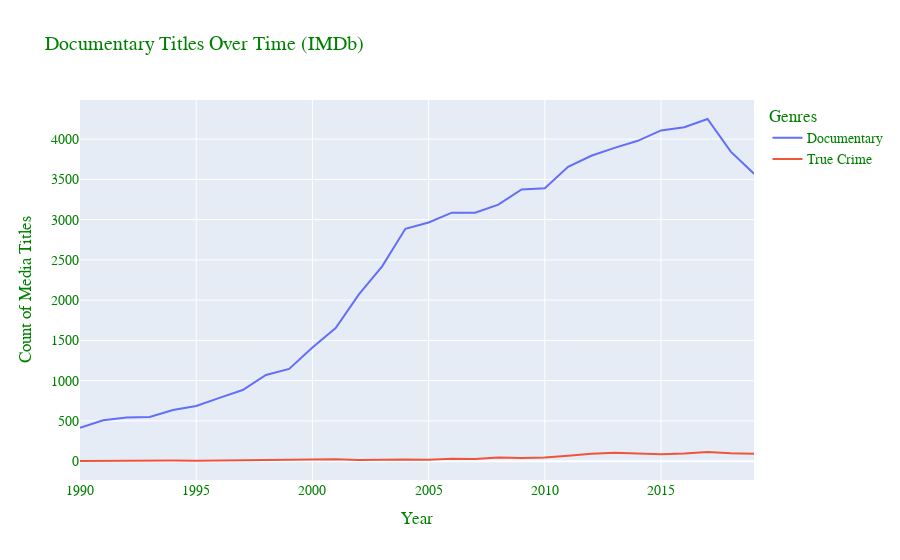

The notebook cell saved with this chart:
### Code cell
def genre_chart(genre):
    '''
    Creates a plotly bar chart for the given genre
    Accepts as it's first argument:
    'Documentary' 'Short' 'Animation' 'Sport' 'Action' 'Comedy' 'Romance'
    'Music' 'Drama' 'Western' 'News' 'History' 'Crime' 'Sci-Fi' 'Family'
    'Fantasy' 'Horror' 'Biography' 'War' 'Adventure' 'Mystery' 'Musical'
    'Adult' 'Thriller' 'Film-Noir' 'Talk-Show' 'Game-Show' 'Reality-TV'
    
    For years between 1990 and 2020
    '''
    fig = go.Figure()
    
    #fig = px.line(x=list(genres_by_year[genre].keys()), y=list(genres_by_year[genre].values()))
    
    fig.add_trace(go.Scatter(x=list(genres_by_year[genre].keys()), y=list(genres_by_year[genre].values()),
                    mode='lines', name=f'{genre}'));
    
    fig.add_trace(go.Scatter(x=list(genres_by_year['True Crime'].keys()), y=list(genres_by_year['True Crime'].values()),
                    mode='lines', name='True Crime'));
    
    fig.update_layout(
        title=f"{genre} Titles Over Time (IMDb)",
        xaxis_title="Year",
        yaxis_title="Count of Media Titles",
        legend_title="Genres",
        font=dict(
            family="Times New Roman",
            size=14,
            color="Green"
        )
    );
    return fig.show()

genre_chart('Documentary')

### Figure 1 — Plotly figure (JSON) as saved in the notebook; plotly's stock layout.template omitted (floating-point values rounded to 4 significant figures)
{"data": [{"mode": "lines", "name": "Documentary", "type": "scatter", "x": [1990, 1991, 1992, 1993, 1994, 1995, 1996, 1997, 1998, 1999, 2000, 2001, 2002, 2003, 2004, 2005, 2006, 2007, 2008, 2009, 2010, 2011, 2012, 2013, 2014, 2015, 2016, 2017, 2018, 2019], "y": [414, 509, 542, 548, 636, 685, 786, 883, 1071, 1146, 1412, 1653, 2072, 2420, 2886, 2965, 3087, 3087, 3187, 3375, 3390, 3656, 3793, 3891, 3979, 4108, 4147, 4250, 3845, 3570]}, {"mode": "lines", "name": "True Crime", "type": "scatter", "x": [1990, 1991, 1992, 1993, 1994, 1995, 1996, 1997, 1998, 1999, 2000, 2001, 2002, 2003, 2004, 2005, 2006, 2007, 2008, 2009, 2010, 2011, 2012, 2013, 2014, 2015, 2016, 2017, 2018, 2019], "y": [2, 5, 11, 6, 8, 6, 9, 6, 12, 13, 21, 23, 15, 22, 20, 16, 31, 26, 45, 40, 45, 66, 93, 106, 95, 87, 94, 114, 99, 92]}], "layout": {"font": {"color": "Green", "family": "Times New Roman", "size": 14}, "legend": {"title": {"text": "Genres"}}, "title": {"text": "Documentary Titles Over Time (IMDb)"}, "xaxis": {"title": {"text": "Year"}}, "yaxis": {"title": {"text": "Count of Media Titles"}}}}
